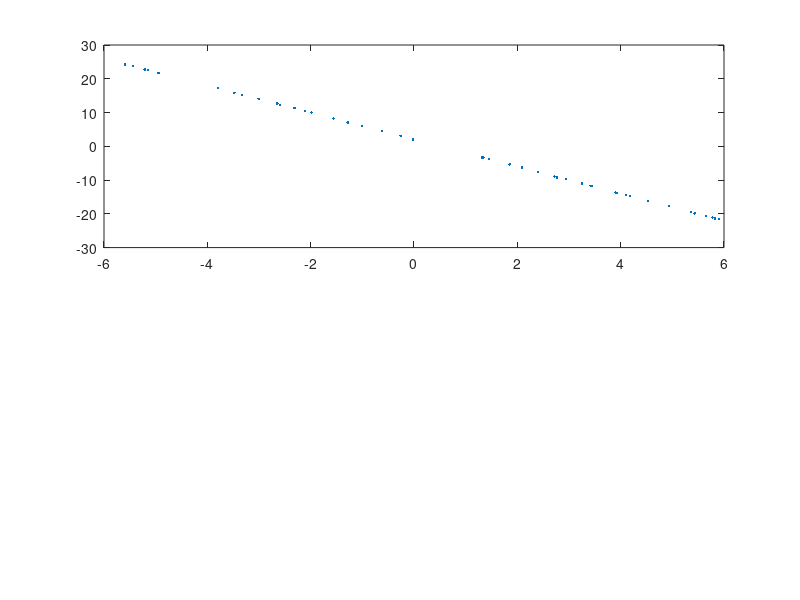

This chart was generated by the following MATLAB code: (Note: this script raises an error after producing the figure.)
% inference for line

addpath("..")

do_plot=true;

% Uniformly distribute points X on line segment between [lb hb], in a total number of N. Then translate and rotate
% these points according to Y=alpha+beta*X. Last, but not least add noise with variance equal to sigma.
lb=-6;
hb=6;
N=50;
alpha=2;
beta=-4;
sigma=0.1;

printf("Create line y=%f+%f*x with noise %f from x=%f to x=%f\n", alpha, beta, sigma, lb, hb);

X=unifrnd(lb, hb, 1, N);
Y=alpha+beta*X;
Y=Y+normrnd(0, sigma, 1, N);

P=[X; Y];

% If set, plot the input distribution of points
if (do_plot)
	figure(1);
	subplot(2,1,1);
	plot(X, Y, '.');
end

% model-dimension is 5, we want to get alpha, beta, and sigma (if we do not fix sigma, sampling goes haywire)
% plus we have the two endpoints that limit the line to a line segment
dim=5;

% We do not bother about infering the hyperparameters yet. Of course, they have to get a (vague) prior as well.
xi=0.001;
nu=-0.001;
K=3;

% order probability functions in successive order of complexity
logPfuns={
	@(m)logprior_line(m(1), m(2), m(3));
	@(m)logprior_segment(m(4), m(5), xi, nu, K);
	@(m)loglikelihood_line(P, m(1), m(2), m(3));
	@(m)loglikelihood_segment(P, m(4), m(5), m(2));
};

%make a set of starting points for the entire ensemble of walkers
walkers=dim*4;
minit=randn(dim,walkers);

% The MCMC hammer is not allowed to start in a probability region with probability 0!

% Hence, we use several pieces of information to initialize our samplers!!
% 1.) We first make all variables larger than 0. This is for example necessary for sigma
% 2.) We set the positive endpoint far from where we expect to be the positive endpoint of the line
% 3.) We set the negative endpoint far from where we expect to be the negative endpoint of the line
minit=abs(minit);
minit(4,:) = minit(4,:) * 10 + 20;
minit(5,:) = minit(5,:) * -10 - 20;

%Apply the MCMC hammer
[models,logP]=gwmcmc(minit,logPfuns,100000);
models(:,:,1:floor(end/5))=[]; %remove 20% as burn-in
models=models(:,:)'; %reshape matrix to collapse the ensemble member dimension

function result = logTotal(a, b, s, x0, x1, P, xi, nu, K)
	result = logprior_line(a, b, s) + logprior_segment(x0, x1, xi, nu, K) + loglikelihood_line(P, a, b, s) + loglikelihood_segment(P, x0, x1, b);
end

if (do_plot)
	subplot(2,1,2);

	%plot3(models(:,1),models(:,2),models(:,3), '.')
	%plot(models(:,1),models(:,2), 'r.')

	N=size(models,1)
	skip=0;
	done=0;
	% show a few of the MCMC steps
	for m = 1:30:N
		x0 = models(m,4);
		x1 = models(m,5);
		a = models(m,1);
		b = models(m,2);
		s = models(m,3);

		if (logTotal(a,b,s,x0,x1,P,xi,nu,K) < -100)
			skip++;
		else
			plot_line_segment(x0, x1, a, b);
			done++;
		end
		if (done > 20)
			break;
		end
	end
	printf("Skipped: %i\n", skip);
	plot(X, Y, 'b.');
end

Q=prctile(models,[0 5 50 95])

for i = 1:4
	R = logTotal(Q(i,1), Q(i,2), Q(i,3), Q(i,4), Q(i,5), P, xi, nu, K)
end


